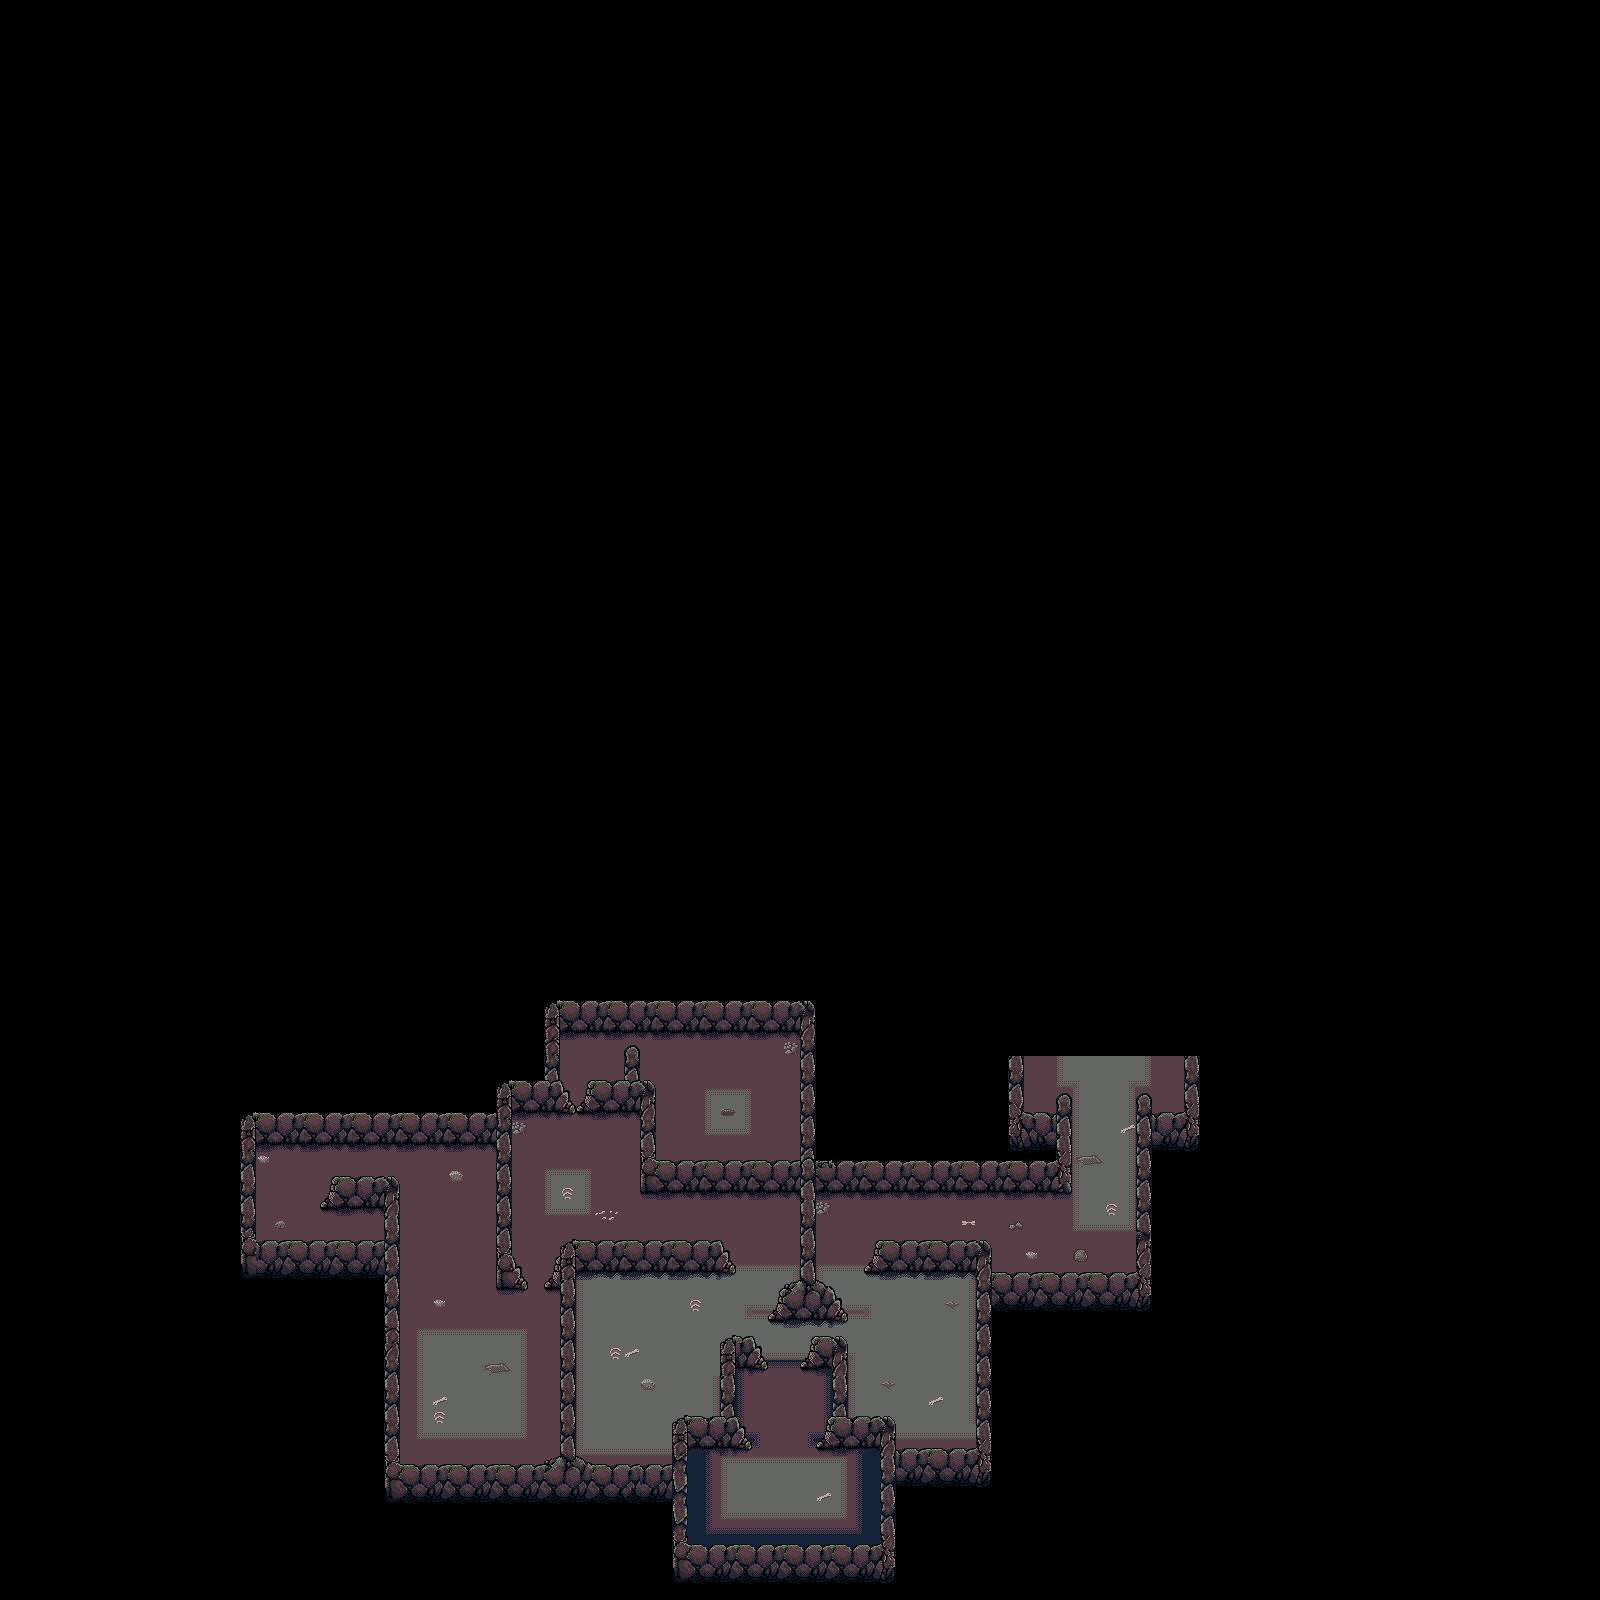

Tiled map render using the project's own tile images. Description and the map definition, with tile-layer contents summarised, below:
An orthogonal 100x100 tile map with 16x16 px tiles, 6 tile layers (reachable, bg, bg_details, Tiles_back1, ...) and 18 objects (16x Room, Player, Room  ).

<map version="1.10" tiledversion="1.11.2" orientation="orthogonal" renderorder="right-down" width="100" height="100" tilewidth="16" tileheight="16" infinite="0" nextlayerid="12" nextobjectid="30">
 <tileset firstgid="1" name="tilemapLab01" tilewidth="16" tileheight="16" tilecount="1024" columns="32">
  <image source="tilemapLab01.png" width="512" height="512" />
 </tileset>
 <objectgroup id="8" name="Objects">
  <object id="27" name="nix" type="Player" x="776.354" y="1491.64" width="23.5259" height="20.022" />
 </objectgroup>
 <objectgroup id="9" name="Rooms" offsetx="-0.500551" offsety="-1.0011">
  <object id="7" name="room1" type="Room" x="739.313" y="1340.98" width="98.1079" height="242.266" />
  <object id="8" name="room1" type="Room" x="677.746" y="1421.56" width="217.239" height="160.176" />
  <object id="9" name="room2" type="Room" x="573.631" y="1246.37" width="101.111" height="219.241" />
  <object id="10" name="room2" type="Room" x="651.216" y="1247.87" width="74.0813" height="171.689" />
  <object id="11" name="room2" type="Room" x="568.626" y="1242.37" width="422.464" height="123.135" />
  <object id="12" name="room2" type="Room" x="843.929" y="1260.39" width="139.152" height="157.172" />
  <object id="13" name="room2" type="Room" x="897.988" y="1348.48" width="78.5854" height="136.149" />
  <object id="14" name="room3" type="Room  " x="511.563" y="1085.19" width="132.145" height="158.675" />
  <object id="16" name="room3" type="Room" x="614.176" y="1163.28" width="187.706" height="80.5886" />
  <object id="17" name="room4" type="Room" x="561.117" y="1004.1" width="239.263" height="96.6063" />
  <object id="18" name="room4" type="Room" x="657.723" y="1094.7" width="141.656" height="79.087" />
  <object id="20" name="room5" type="Room" x="399.439" y="1145.26" width="101.111" height="346.882" />
  <object id="21" name="room6" type="Room" x="259.786" y="1121.73" width="138.152" height="135.649" />
  <object id="23" name="room7" type="Room" x="820.402" y="1170.79" width="315.847" height="67.5743" />
  <object id="24" name="room7" type="Room" x="995.095" y="1231.86" width="142.657" height="54.56" />
  <object id="25" name="room8" type="Room" x="1024.13" y="1058.66" width="163.179" height="66.0727" />
  <object id="26" name="room7" type="Room" x="1066.67" y="1089.2" width="74.0815" height="125.138" />
 </objectgroup>
 <layer id="2" name="reachable" width="100" height="100">
  <data>[10000 cells, 0 non-empty, 0 distinct tile ids]</data>
 </layer>
 <layer id="3" name="bg" width="100" height="100">
  <data>[10000 cells, 992 non-empty, 27 distinct tile ids]</data>
 </layer>
 <layer id="11" name="bg_details" width="100" height="100">
  <data>[10000 cells, 33 non-empty, 17 distinct tile ids]</data>
 </layer>
 <layer id="5" name="Tiles_back1" width="100" height="100">
  <data>[10000 cells, 345 non-empty, 39 distinct tile ids]</data>
 </layer>
 <layer id="4" name="Tiles_up" width="100" height="100">
  <properties>
   <property name="z" type="int" value="1" />
  </properties>
  <data>[10000 cells, 111 non-empty, 13 distinct tile ids]</data>
 </layer>
 <layer id="6" name="Tiles_back2" width="100" height="100">
  <data>[10000 cells, 231 non-empty, 40 distinct tile ids]</data>
 </layer>
</map>
